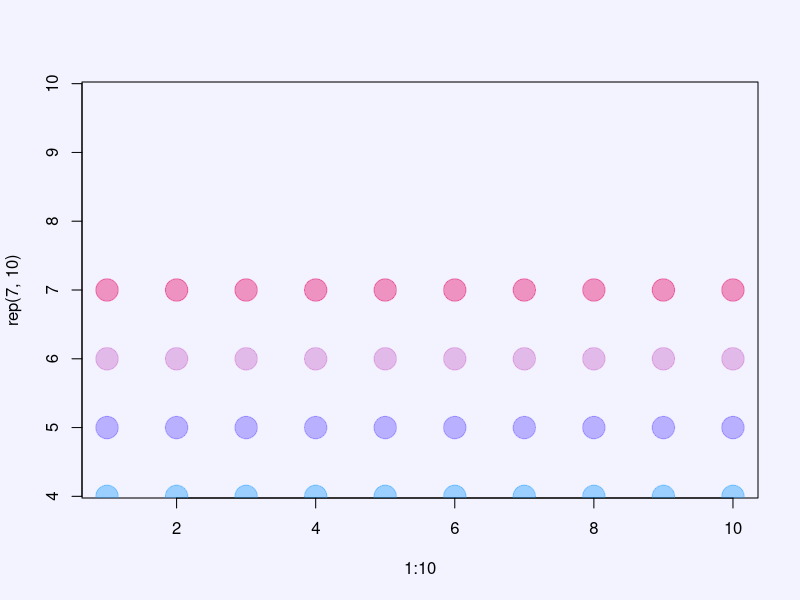
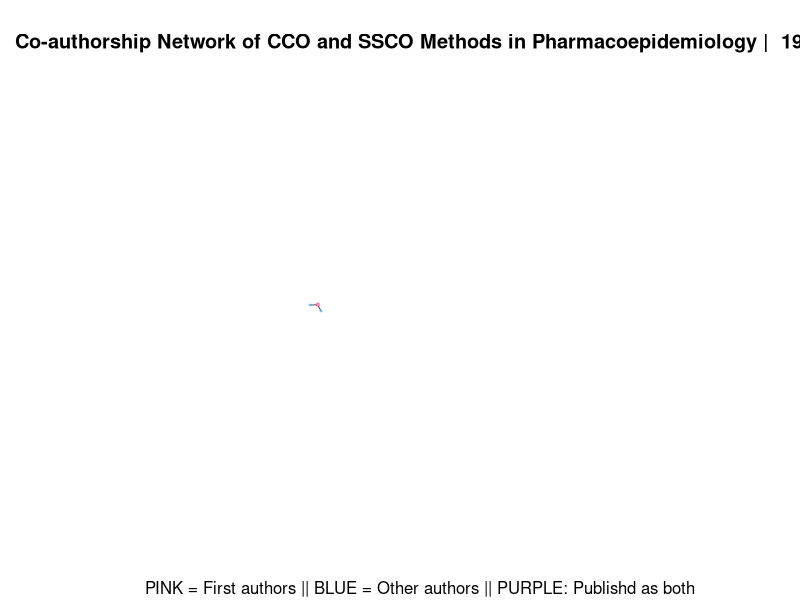
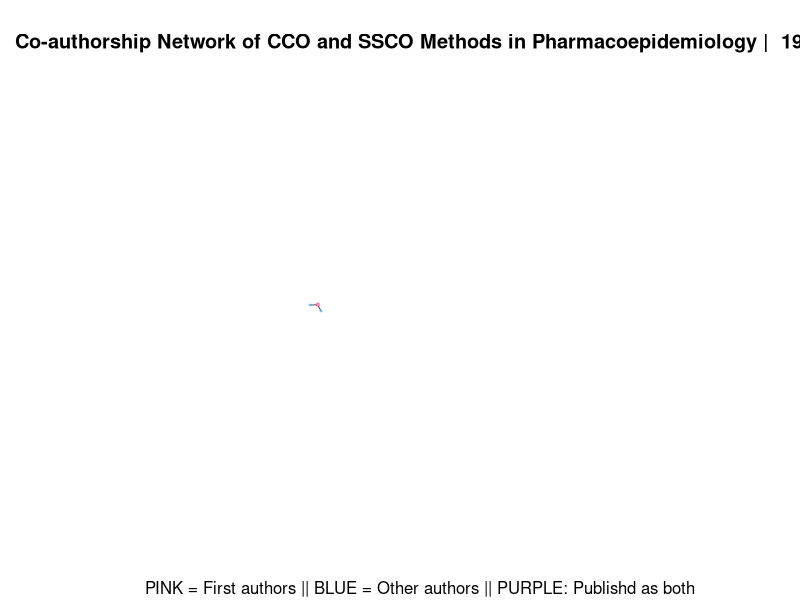
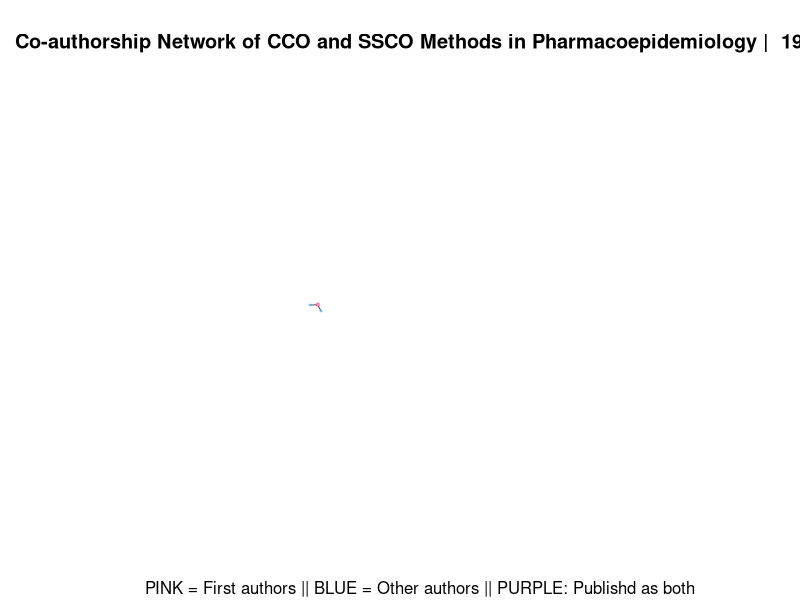
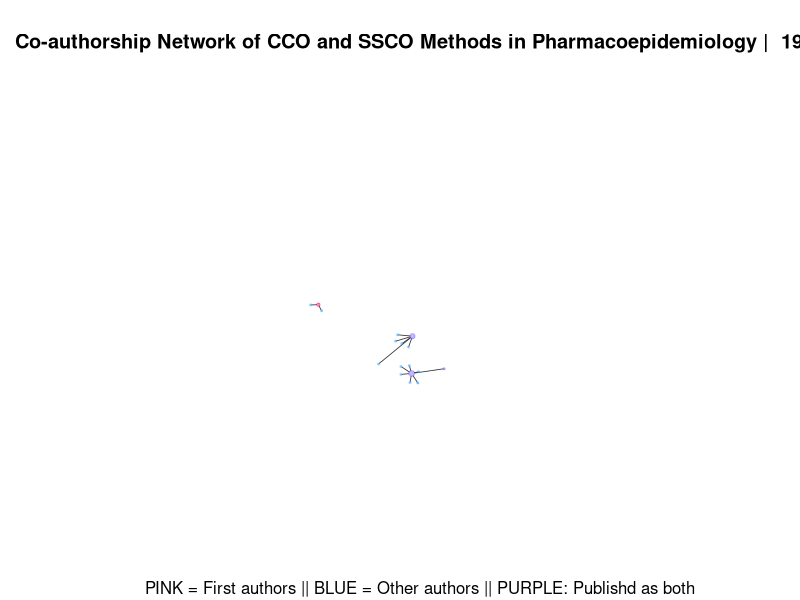
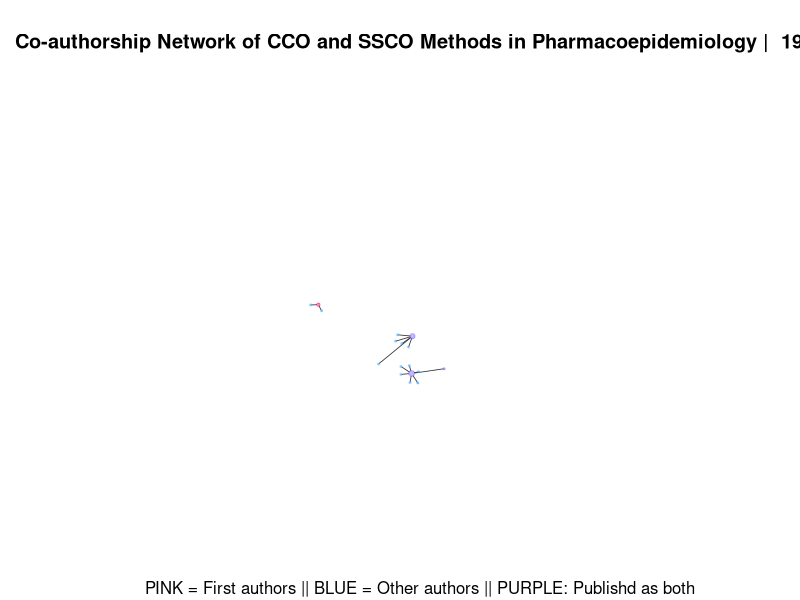
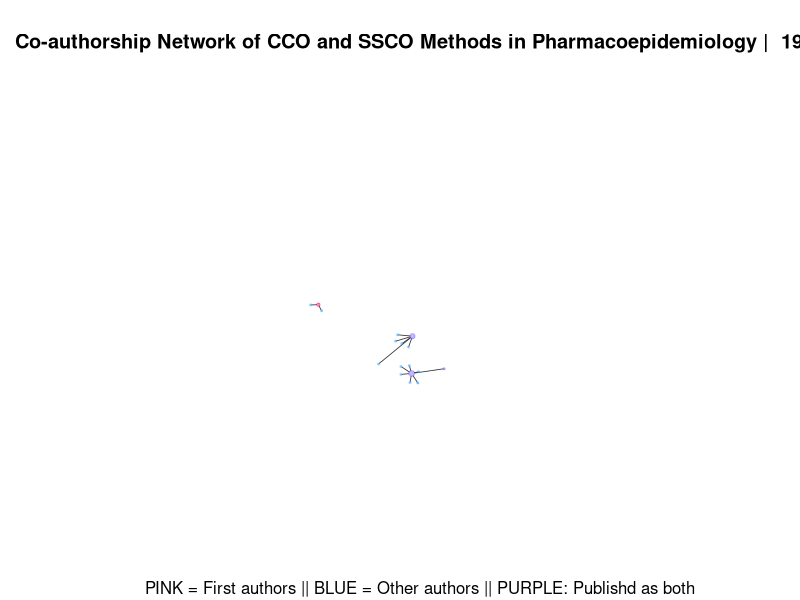
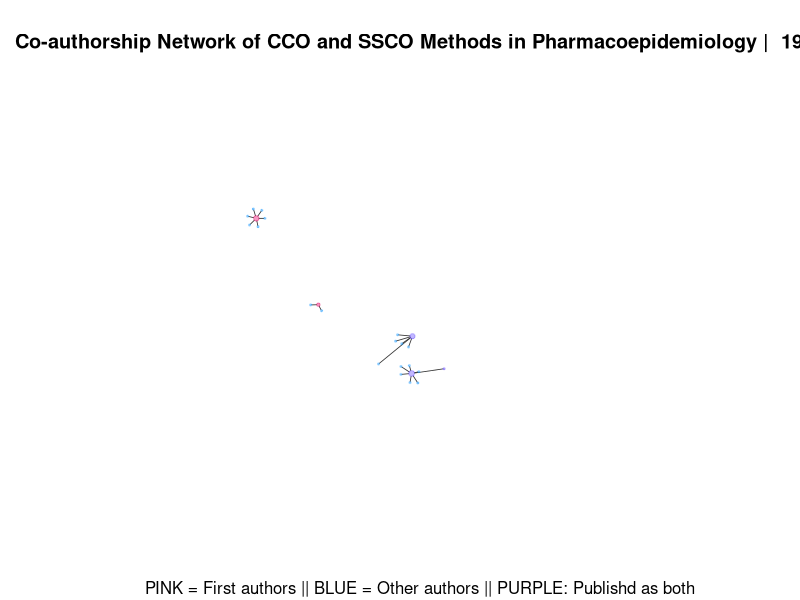

Generate these figures, in order, with R:
# Generating network in igraph

######################################### SET-UP ##################################################################

library(sqldf)
library(igraph)
library(reshape2)
library(plyr)

######################################### melt_cast.R #############################################################

# Reads csv as data frame. Contains publications with authors, year, and method
RawPubs <- read.csv("AllPubRaw.csv", header=T, sep=",")

# Edgelist from first author to other authors with year and method data
# See 'eGO//melt_cast.R' for more documentation, or read up on the melt() function.
PubMeltRaw <- melt(RawPubs, id.vars = c("Author1", "Year", "Method"))

# Many papers do not have 36 authors. Remove rows with no author data
# Fill blank spaces with NA, then use na.omit
PubMeltRaw[PubMeltRaw == ""] <- NA
PubMelt <- na.omit(PubMeltRaw)

######################################### concatenate.R ###########################################################

# Divide data into two tables: first authors (a1) and 'other' authors (aO)----------------------------------------

nodes_a1_raw <- sqldf("SELECT Author1 AS author, 'a1' AS type, Method AS method, Year AS year FROM PubMelt")
nodes_aO_raw <- sqldf("SELECT value AS author, 'aO' AS type, Method AS method, Year AS year FROM PubMelt")

# Authors who published in both methods are now either CCO,SSCO or SSCO,CCO
nodes_a1_cm <- sqldf("SELECT author, type, GROUP_CONCAT(DISTINCT method) AS method, year AS Year
                     FROM nodes_a1_raw
                     GROUP BY author")

nodes_aO_cm <- sqldf("SELECT author, type, GROUP_CONCAT(DISTINCT method) AS method, year AS Year
                     FROM nodes_aO_raw
                     GROUP BY author")

# Create nodes list
nodesall <- sqldf("SELECT author, type, method, year FROM nodes_a1_cm 
                  UNION SELECT author, type, method, year FROM nodes_aO_cm")

# concatenate authors who've published as both a1 & aO 
nodes <- sqldf("SELECT author, GROUP_CONCAT(type,'') AS type, method, min(year) AS year
                FROM nodesall
               GROUP BY author")

# Remove nodes beyond their initial entry (ie. first publication)
nodes <- sqldf("SELECT author, type, method, min(year) AS year FROM nodes GROUP BY author")


# In the final table of nodes, all authors are listed with the year of their first publication in
# the field, along with method(s) and type(s) of author position


######################################## Name_to_ID.R #########################################################

# Replace old data frame with new data frame that adds a column of numbered IDs
nodes <- data.frame(i = 1:length(nodes$author), author = nodes$author, 
                    type = nodes$type, method = nodes$method, year = nodes$year)

# Reseparate nodes (with numbered ID data) into two dataframes for a1 IDs and aO IDs
a1_id <- subset(nodes, type != 'aO', select = c(i, author, type, year))
aO_id <- subset(nodes, type != 'a1', select = c(i, author, type, year))

# Rename columns (this will come in handy when we join the tables)
a1_id <- rename(a1_id, c("i"="a1_id"))
aO_id <- rename(aO_id, c("i"="aO_id"))

# Let's join the tables!
edges <- sqldf("SELECT PubMelt.Author1, a1_id.a1_id, PubMelt.value, PubMelt.year  
                 FROM PubMelt INNER JOIN a1_id
                 ON PubMelt.Author1 = a1_id.author")

edges <- sqldf("SELECT edges.Author1, edges.a1_id, edges.value, edges.year, aO_id.aO_id  
                 FROM edges INNER JOIN aO_id
                 ON edges.value = aO_id.author")

# final edges dataframe with only IDs and year
edges <- data.frame(a1 = edges$a1_id, aO = edges$aO_id, year = edges$Year)

# add edges ID to table
edges$id <- 1:length(edges$a1)

############################################ NEW SCRIPT ##############################################################

# generate an igraph object, using our edge list and vertice data
g <- graph.data.frame(edges, directed = T, vertices = nodes)

# Apply the Fruchterman-Reingold layout
layout_g <- layout.fruchterman.reingold(g)

create_graph_png <- function(max_date,i) {
  
  # Structure of function: subgraph.edges(graph, eids, delete.vertices = TRUE)
  # Translation: make a subgraph of 'g'. Edgelist to use is entries in 'edges' which happened
  # before the input date. (<= less than/equal to; which() returns T/F based on a logical condition)
  # A subgraph gives part of a graph, but will only contain the specified vertices & edges.
  
  # 'i' in the subscript? doesn't feel right but ok, will keep it for now.
  gx <- subgraph.edges(g,edges[which(edges$year <= max_date), 'id'], 
                       delete.vertices=F)

  # Specify both the vertex fill and vertex frame colour. "Black" is a preset colour in igraph
  # V(gx) selects all nodes in the subgraph
  # Probably not very necessary? (this is taken from the carpool code)
  V(gx)$color <- "black"
  V(gx)$frame.color <- "black"
  
  # HSV is one of the ways to specify colour in programming. Often used for ease of controlling colour intensity
  # Alpha value denotes transparency (This is consistent across many programming contexts)
  # designates all a1 colours
  col_a1 <- rgb( .9, .0, .4, alpha=.4) 
  
  # Select entries in 'nodes' which returns TRUE if their type is a1
  # i.e. select 1st authors, and set their fill/frame colours to the colour defined in above col_a1
  V(gx)[which(nodes$type == "a1")]$color <- col_a1
  V(gx)[which(nodes$type == "a1")]$frame.color <- col_a1
 
  # Repeat for aO
  col_aO <- rgb( .1, .6, 1 , alpha=.4)
  V(gx)[which(nodes$type == "aO")]$color <- col_aO
  V(gx)[which(nodes$type == "aO")]$frame.color <- col_aO

  # Repeat for those published as both author positions. | means OR
  col_hybrid <- rgb( .4, .3, 1, alpha=.4)
  V(gx)[which(nodes$type == "a1aO" | nodes$type == "aOa1")]$color <- col_hybrid
  V(gx)[which(nodes$type == "a1aO" | nodes$type == "aOa1")]$frame.color <- col_hybrid
  
  # the size of a node grows with the number of attached edges
  
  V(gx)$size <- log(3*degree(gx))
  
  ##### FEATURE CURRENTLY VOIDED #################################################################
  #
  # if node is 3 years or less, colour glows green.
  # logic statement: year of network (max_date) - year of the node is less/equal to 3 
  #newones <- hsv(.36,1,1,alpha=.5)
  #V(gx)[which((max_date - nodes$year) <= 3)]$color <- newones
  #V(gx)[which((max_date - nodes$year) <= 3)]$frame.color <- newones
  # 
  # New nodes come in very big, then decreases, then "settles" at a "native size"
  #V(gx)[which((max_date - nodes$year) <= 1)]$size <- 7
  #V(gx)[which( ((max_date - nodes$year)>1) & ((max_date - nodes$year)<=3) )]$size <- 1.6
  #
  ###############################################################################################
  
  
  # Get's rid of the not yet to be displayed nodes
  # So technically, if gx is being made corretly, this should be needed.
  # For some reason, nodes from beyond 1992 is showing up in the 1992 graph, etc.
  # This fixes the bug, but I'm still trying to figure out exactly why...
  # alpha = 0 means completely transparent
  notyet <- hsv(1,1,1,alpha=0)
  
  V(gx)[which(degree(gx) < 1)]$frame.color=notyet 
  V(gx)[which(degree(gx) < 1)]$color=notyet 
  V(gx)[which(degree(gx) < 1)]$size=0
  
  bgcolor <- hsv(0.66,0.05,1)
  
  # the textual annotations
  plot_title <- paste("Co-authorship Network of CCO and SSCO Methods in Pharmacoepidemiology | ")
  if(max_date < 2013) {
    plot_title <- paste(plot_title, max_date)
  }
  
  if(max_date >= 2013) {
    plot_title <- paste(plot_title, "2013")
  }
  
    # Legend
  sub_title <- "PINK = First authors || BLUE = Other authors || PURPLE: Publishd as both"
  
  par(bg=bgcolor)
  # let's create a PNG and plot the graph onto it
  # 'sprintf()' runs the commands inside of it, but returns it in a string format
  # (%03d, i): if i=1, you will see 001. if i=2, you will see 002. etc.
  
  
  ############### NTS: REMEMBER TO CHANGE THIS LOCATION EACH TIME U PRINT ##################
  png(sprintf("C:\\Users\\Amy\\Documents\\R_Git\\R_outputs\\testI\\testI%02d.png", i),
  width=5000, height=5000, bg=bgcolor, res=372)
  ###########################################################################################
  
    plot(gx, margin=0, frame=F, main=plot_title, sub=sub_title, 
       vertex.label=NA, edge.color=rgb(.2,.2,.2), edge.arrow.mode=0, 
       layout=layout_g, edge.width=.8)
  text(10,10, label=max_date)
  dev.off() # shuts off current graphic printing device
}


# Let's print! Could take a while... =============================================================================

# let's get it started!
# First pub was in 1992, therefore start_date is 1991 because of the start_date+i argument
# 2013 - 1991 = 22
# Translation: loop the function we just wrote 22 times (start a 1995), to generate a new subgraph each year 
one_year_prev <- 1991
for (i in c(1:25)) {
  message(sprintf("printing year %d", one_year_prev + i))
  create_graph_png(one_year_prev + i, i)
}

######################## test colours here:
plot(x=1:10, y=rep(7,10), pch=19, cex=3, col=rgb( .9, .0, .4, alpha=.4))
points(x=1:10, y=rep(6,10), pch=19, cex=3, col=rgb( .8, .4, .8, alpha=.4))
points(x=1:10, y=rep(5,10), pch=19, cex=3, col=rgb( .4, .3, 1, alpha=.4))
points(x=1:10, y=rep(4,10), pch=19, cex=3, col=rgb( .1, .6, 1 , alpha=.4))
